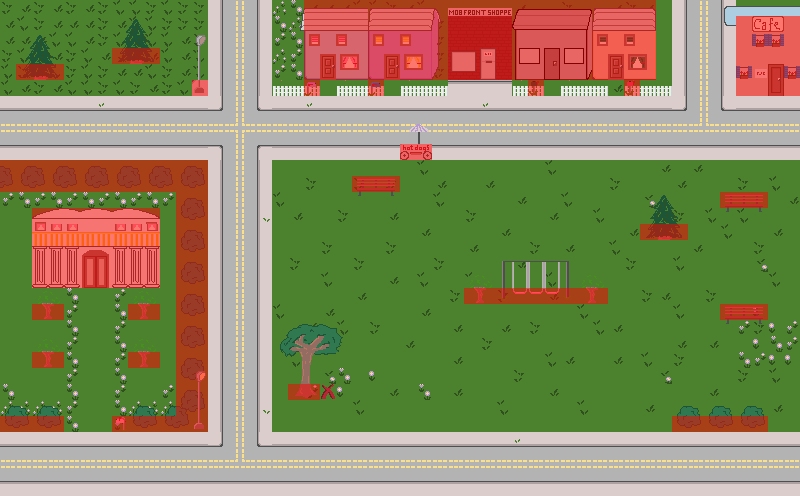

Tiled map render using the project's own tile images. Description and the map definition, with tile-layer contents summarised, below:
An orthogonal 50x31 tile map with 16x16 px tiles, 4 tile layers (Background, Under, Top, Meta), 2 tilesets and 22 objects (Mario, Joe, Jamie, Marjane, Russell, ...).

<map version="1.0" orientation="orthogonal" width="50" height="31" tilewidth="16" tileheight="16">
 <tileset firstgid="1" name="Outdoors" tilewidth="16" tileheight="16">
  <image source="EverydayHerosOutside.png" trans="d44ee0" width="240" height="336" />
 </tileset>
 <tileset firstgid="316" name="meta_tiles" tilewidth="16" tileheight="16">
  <image source="meta_tiles.png" width="32" height="32" />
  <tile id="0">
   <properties>
    <property name="Collide" value="True" />
   </properties>
  </tile>
  <tile id="2">
   <properties>
    <property name="Door" value="True" />
   </properties>
  </tile>
 </tileset>
 <layer name="Background" width="50" height="31">
  <data>[1550 cells, 1512 non-empty, 36 distinct tile ids]</data>
 </layer>
 <layer name="Under" width="50" height="31">
  <data>[1550 cells, 294 non-empty, 150 distinct tile ids]</data>
 </layer>
 <layer name="Top" width="50" height="31">
  <data>[1550 cells, 92 non-empty, 46 distinct tile ids]</data>
 </layer>
 <layer name="Meta" width="50" height="31">
  <data>[1550 cells, 284 non-empty, 1 distinct tile ids]</data>
 </layer>
 <objectgroup name="Object Layer 1" width="50" height="31">
  <object name="Mario" x="440" y="150">
   <ellipse />
  </object>
  <object name="Joe" x="741" y="323">
   <ellipse />
  </object>
  <object name="Jamie" x="554" y="107">
   <ellipse />
  </object>
  <object name="Marjane" x="339" y="214">
   <ellipse />
  </object>
  <object name="Russell" x="361" y="236">
   <ellipse />
  </object>
  <object name="Hobo" x="328" y="393">
   <ellipse />
  </object>
  <object name="Augustus" x="96" y="313">
   <ellipse />
  </object>
  <object name="James" x="97" y="80">
   <ellipse />
  </object>
  <object name="Phil" x="564" y="433">
   <ellipse />
  </object>
  <object name="Carl" x="179" y="89">
   <ellipse />
  </object>
  <object name="Melissa" x="535" y="325">
   <ellipse />
  </object>
  <object name="Goon" x="463" y="93">
   <ellipse />
  </object>
  <object name="Paulo" x="114" y="482">
   <ellipse />
  </object>
  <object name="Betty" x="746" y="220">
   <ellipse />
  </object>
  <object name="City Face" x="753" y="244">
   <ellipse />
  </object>
  <object name="Barista" x="753" y="105">
   <ellipse />
  </object>
  <object name="Saki" x="727" y="103">
   <ellipse />
  </object>
  <object name="Coffee Addict" x="788" y="106">
   <ellipse />
  </object>
  <object name="Giovanni" x="20" y="202">
   <ellipse />
  </object>
  <object name="Mobster" x="8" y="219">
   <ellipse />
  </object>
  <object name="Martha" x="393" y="89">
   <ellipse />
  </object>
  <object name="Mae" x="591" y="218">
   <ellipse />
  </object>
 </objectgroup>
</map>